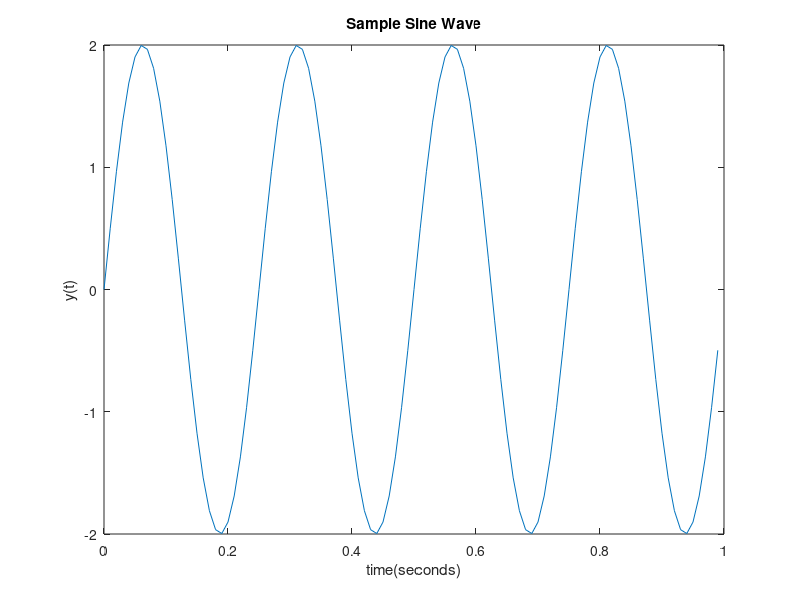
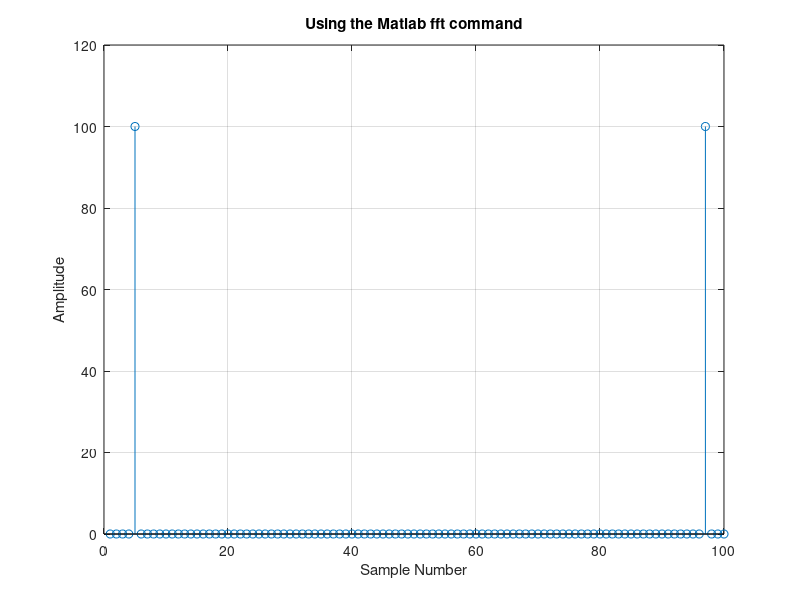

Reproduce these figures in MATLAB, in order. (Note: this script raises an error after producing the figures.)
clear;
clc;
fo = 4;     %频率
Fs = 100;   %采样率
Ts = 1/Fs;  % 采样间隔
t = 0:Ts:1-Ts;
n = length(t);
y = 2*sin(2*pi*fo*t);

sinePlot = figure;  %创建一个新的figure
plot(t,y);
xlabel('time(seconds)');
ylabel('y(t)');
title('Sample Sine Wave');

matlabFFT = figure;
YfreqDomain = fft(y);
%stem(abs(YfreqDomain));
stem(abs(YfreqDomain));
xlabel('Sample Number')
ylabel('Amplitude')
title('Using the Matlab fft command')
grid
axis([0,100,0,120])

[YfreqDomain,frequencyRange] = centeredFFT(y,Fs);
disp('test');
centeredFFT = figure;
stem(frequencyRange,abs(YfreqDomain));
xlabel('Freq(Hz)');
ylabel('Amplitude');
title('Using the centeredFFT function');
grid;
axis([-6,6,0,1.5])

[YfreqDomain,frequencyRange] = positiveFFT(y,Fs);
positiveFFT = figure;
stem(frequencyRange,abs(YfreqDomain));
set(positiveFFT,'Position',[500,500,500,300])
xlabel('Freq(Hz)');
ylabel('Amplitude');
title('Using the positiveFFT function');
grid;
axis([0,20,0,1.5])

